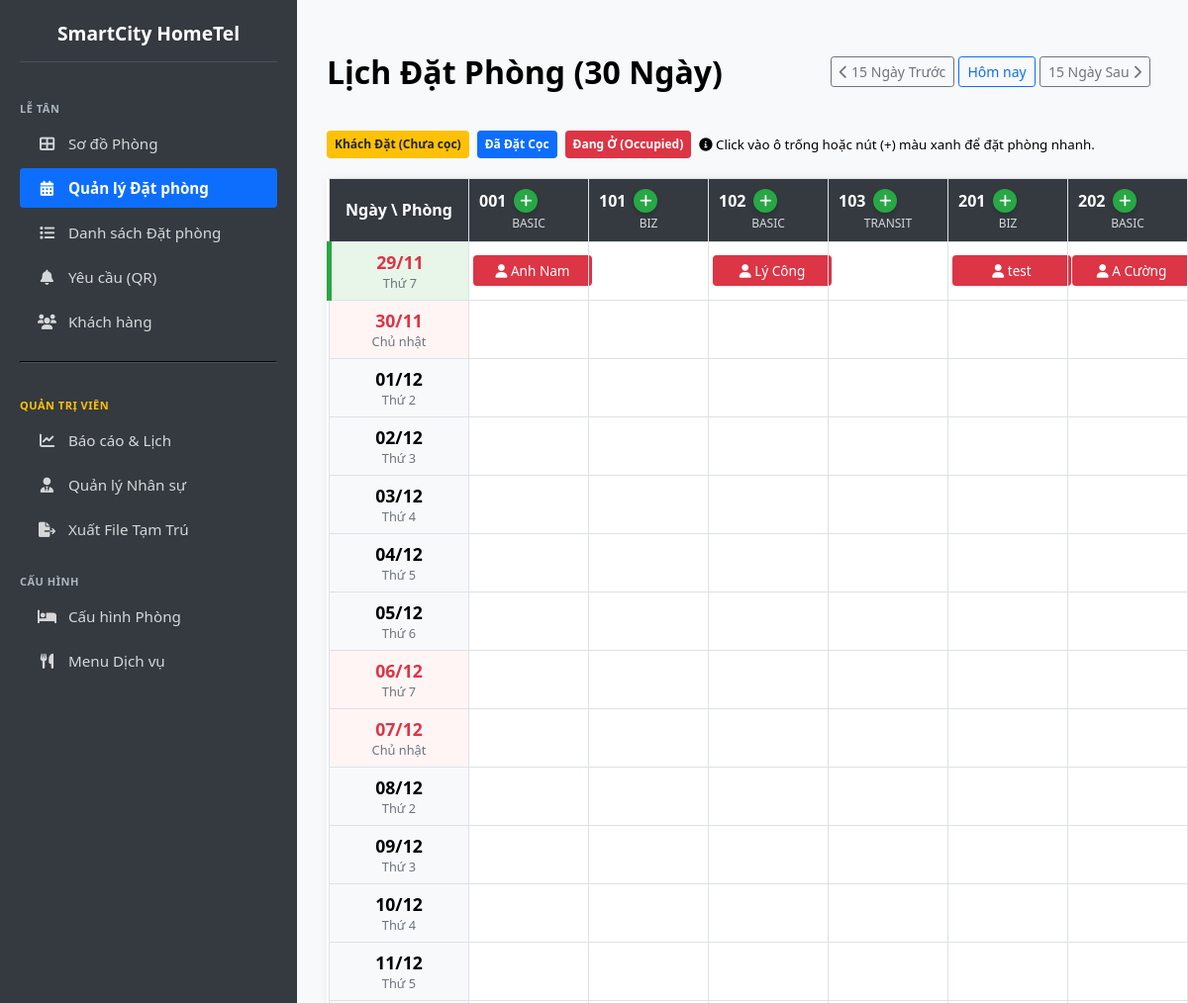
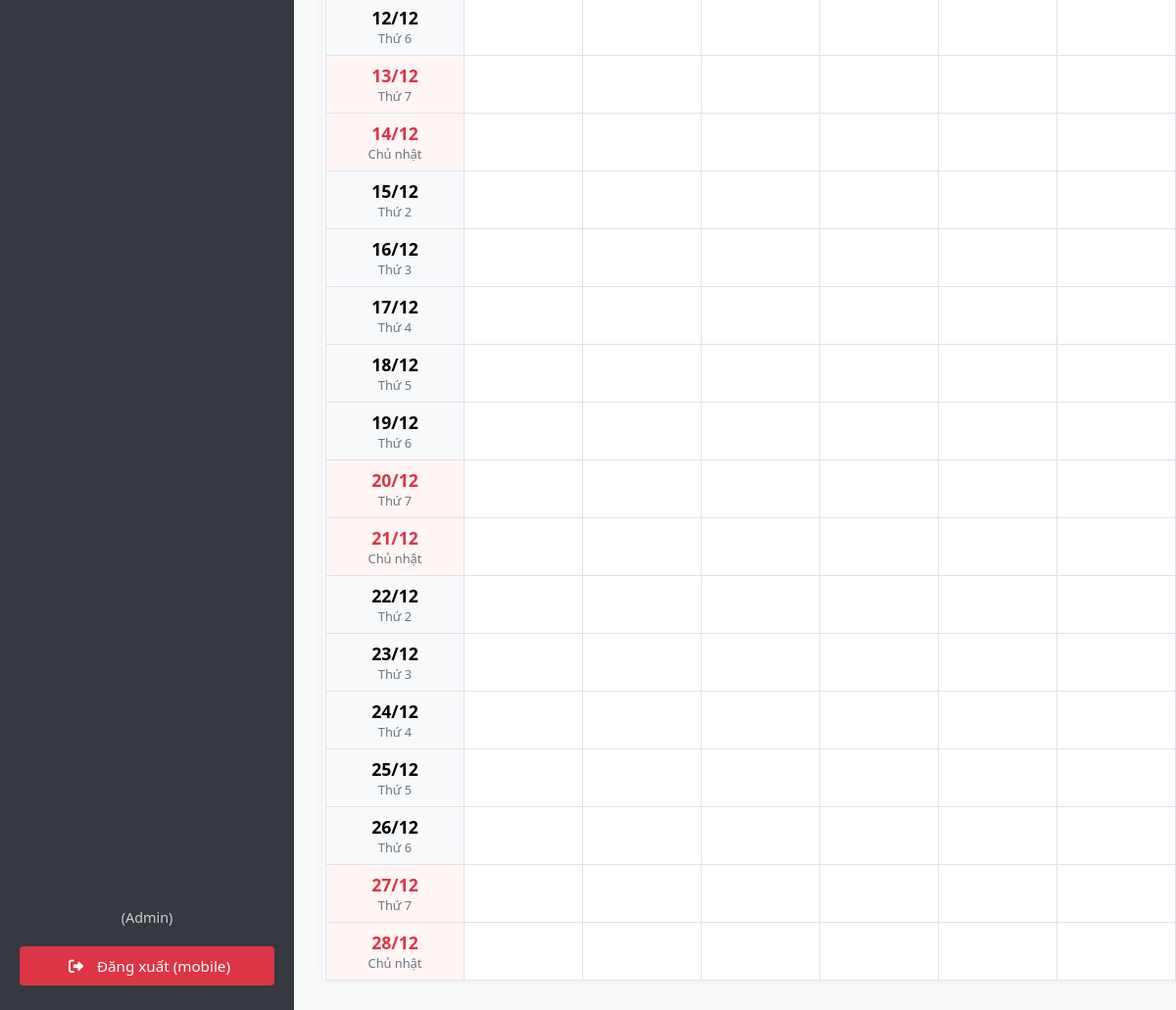
The app's page /booking-management/ (signed in) with its own data (2 pictures, top to bottom).
### pms/models.py (models this page shows, shortened)
class Room(models.Model):
    hotel = models.ForeignKey(Hotel, on_delete=models.CASCADE, verbose_name="Khách sạn")
    room_number = models.CharField(max_length=10, unique=True, verbose_name="Số Phòng")
    room_type = models.CharField(max_length=50, verbose_name="Loại Phòng")
    price_per_night = models.DecimalField(max_digits=10, decimal_places=0, default=500000, verbose_name="Giá/Đêm")
    STATUS_CHOICES = [('Vacant', 'Phòng Trống'), ('Dirty', 'Chờ Dọn Dẹp'), ('Occupied', 'Đang Có Khách'), ('Booked', 'Khách Đặt Trước')]
    status = models.CharField(max_length=20, choices=STATUS_CHOICES, default='Vacant', verbose_name="Trạng thái")
    class Meta: verbose_name = "2. Phòng"; verbose_name_plural = "2. Quản lý Phòng"; ordering = ['room_number']

class Reservation(models.Model):
    room = models.ForeignKey('Room', on_delete=models.CASCADE, verbose_name="Phòng")
    guest = models.ForeignKey(Guest, on_delete=models.CASCADE, related_name='main_bookings', verbose_name="Người đặt chính")
    occupants = models.ManyToManyField(Guest, related_name='stays', blank=True, verbose_name="Danh sách khách ở")
    check_in_date = models.DateTimeField(verbose_name="Thời gian Check-in")
    check_out_date = models.DateTimeField(null=True, blank=True, verbose_name="Thời gian Check-out dự kiến")
    deposit = models.DecimalField(max_digits=10, decimal_places=0, default=0, verbose_name="Tiền đặt cọc")
    STATUS_CHOICES = [('Confirmed', 'Đã xác nhận'), ('Occupied', 'Đang cư trú'), ('Completed', 'Đã hoàn tất'), ('Cancelled', 'Đã hủy')]
    status = models.CharField(max_length=20, choices=STATUS_CHOICES, default='Confirmed', verbose_name="Trạng thái đặt phòng")
    note = models.TextField(blank=True, verbose_name="Ghi chú")
    created_at = models.DateTimeField(auto_now_add=True)
    class Meta: verbose_name = "4. Đặt phòng"; verbose_name_plural = "4. Quản lý Đặt phòng"; ordering = ['check_in_date']

class Guest(models.Model):
    full_name = models.CharField(max_length=255, verbose_name="Họ và Tên")
    dob = models.DateField(null=True, blank=True, verbose_name="Ngày sinh")
    ID_TYPE_CHOICES = [('CCCD', 'Căn cước Công dân'), ('CMND', 'Chứng minh Nhân dân'), ('PP', 'Hộ chiếu'), ('OTHER', 'Khác')]
    id_type = models.CharField(max_length=10, choices=ID_TYPE_CHOICES, default='CCCD', verbose_name="Loại giấy tờ")
    id_number = models.CharField(max_length=50, unique=True, verbose_name="Mã số giấy tờ")
    license_plate = models.CharField(max_length=20, null=True, blank=True, verbose_name="Biển số xe")
    address = models.CharField(max_length=500, verbose_name="Địa chỉ thường trú")
    phone = models.CharField(max_length=20, null=True, blank=True, verbose_name="Số điện thoại")
    photo_front = models.ImageField(upload_to='guest_ids/', null=True, blank=True, verbose_name="Ảnh mặt trước")
    photo_back = models.ImageField(upload_to='guest_ids/', null=True, blank=True, verbose_name="Ảnh mặt sau")
    created_at = models.DateTimeField(auto_now_add=True)
    class Meta: verbose_name = "3. Khách hàng"; verbose_name_plural = "3. Quản lý Khách hàng"

### pms/views.py (the view)
# urls.py: path('booking-management/', views.booking_management, name='booking-management'),
@login_required
def booking_management(request):
    today = timezone.localdate()
    start_date_str = request.GET.get('start_date')
    if start_date_str:
        try:
            start_date = datetime.strptime(start_date_str, '%Y-%m-%d').date()
        except ValueError:
            start_date = today
    else:
        start_date = today
    days_to_show = 30
    end_date = start_date + timedelta(days=days_to_show)
    date_list = [start_date + timedelta(days=i) for i in range(days_to_show)]
    rooms = Room.objects.all().order_by('room_number')
    range_start = timezone.make_aware(datetime.combine(start_date, datetime.min.time()))
    range_end = timezone.make_aware(datetime.combine(end_date, datetime.max.time()))
    reservations = Reservation.objects.filter(
        Q(status__in=['Confirmed', 'Occupied']),
        Q(check_in_date__lt=range_end),
        (Q(check_out_date__gt=range_start) | Q(check_out_date__isnull=True))
    ).select_related('guest', 'room')
    booking_map = {}
    for res in reservations:
        if res.check_out_date:
            temp_out_dt = res.check_out_date
        else:
            if res.status == 'Occupied':
                tomorrow_dt = timezone.now() + timedelta(days=1)
                if res.check_in_date < tomorrow_dt: temp_out_dt = tomorrow_dt
                else: temp_out_dt = res.check_in_date + timedelta(days=1)
            else:
                temp_out_dt = res.check_in_date + timedelta(days=1)
        res_in_date = timezone.localtime(res.check_in_date).date()
        res_out_date = timezone.localtime(temp_out_dt).date()
        stay_start = max(start_date, res_in_date)
        stay_end = min(end_date, res_out_date)
        if res_in_date == res_out_date:
            if start_date <= res_in_date < end_date:
                booking_map[(res.room.id, res_in_date)] = res
        else:
            curr = stay_start
            while curr < stay_end:
                booking_map[(res.room.id, curr)] = res
                curr += timedelta(days=1)
    calendar_data = []
    for d in date_list:
        row = {
            'date': d,
            'is_weekend': d.weekday() >= 5,
            'is_today': d == today,
            'room_cells': []
        }
        for r in rooms:
            booking = booking_map.get((r.id, d))
            cell = {
                'room': r,
                'date_str': d.strftime('%Y-%m-%d'),
                'booking': booking,
                'status_class': ''
            }
            if booking:
                if booking.status == 'Occupied':
                    cell['status_class'] = 'bg-danger text-white' # Đỏ: Đang ở
                elif booking.status == 'Confirmed':
                    if booking.deposit > 0:
                        cell['status_class'] = 'bg-primary text-white' # Xanh: Đã cọc
                    else:
                        cell['status_class'] = 'bg-warning text-dark'  # Vàng: Chưa cọc
            row['room_cells'].append(cell)
        calendar_data.append(row)
    context = {
        'page_title': 'Lịch Đặt Phòng (30 Ngày)',
        'rooms': rooms,
        'calendar_data': calendar_data,
        'current_start_date': start_date,
        'prev_date': (start_date - timedelta(days=15)).strftime('%Y-%m-%d'),
        'next_date': (start_date + timedelta(days=15)).strftime('%Y-%m-%d'),
        'today_str': today.strftime('%Y-%m-%d'),
    }
    return render(request, 'pms/booking_management.html', context)

### pms/templates/pms/booking_management.html (shortened to what this page needs)
{% extends 'pms/base.html' %}
{% load humanize %}
{% block content %}
<div class="d-flex justify-content-between flex-wrap flex-md-nowrap align-items-center pt-3 pb-2 mb-3 border-bottom">
    <h1 class="h2">{{ page_title }}</h1>
    <div class="btn-toolbar mb-2 mb-md-0">
        <div class="btn-group me-2">
            <a href="?start_date={{ prev_date }}" class="btn btn-sm btn-outline-secondary"><i class="fas fa-chevron-left"></i> 15 Ngày Trước</a>
            <a href="?start_date={{ today_str }}" class="btn btn-sm btn-outline-primary">Hôm nay</a>
            <a href="?start_date={{ next_date }}" class="btn btn-sm btn-outline-secondary">15 Ngày Sau <i class="fas fa-chevron-right"></i></a>
        </div>
    </div>
</div>
<div class="mb-3 d-flex align-items-center">
    <span class="badge bg-warning text-dark me-2 p-2">Khách Đặt (Chưa cọc)</span>
    <span class="badge bg-primary me-2 p-2">Đã Đặt Cọc</span>
    <span class="badge bg-danger me-2 p-2">Đang Ở (Occupied)</span>
    <small class="text-muted ms-2 fst-italic"><i class="fas fa-info-circle"></i> Click vào ô trống hoặc nút (+) màu xanh để đặt phòng nhanh.</small>
</div>
<div class="calendar-container">
    <table class="calendar-table">
        <thead>
            <tr>
                <th style="min-width: 120px;">Ngày \ Phòng</th>
                {% for room in rooms %}
                    <th>
                        <div class="d-flex align-items-center justify-content-center">
                            <span>{{ room.room_number }}</span>
                            <a href="{% url 'create-booking' room.id %}" class="btn-quick-add" title="Tạo Booking mới cho phòng {{ room.room_number }}"><i class="fas fa-plus"></i></a>
                        </div>
                        <div style="font-weight: normal; font-size: 0.75em; opacity: 0.8; margin-top: 2px;">{{ room.room_type }}</div>
                    </th>
                {% endfor %}
            </tr>
        </thead>
        <tbody>
            {% for row in calendar_data %}
            <tr class="{% if row.is_today %}today-row{% endif %} {% if row.is_weekend %}weekend-row{% endif %}">
                <td class="col-date">
                    <div style="font-size: 1.1em;">{{ row.date|date:"d/m" }}</div>
                    <div style="font-size: 0.8em; font-weight: normal; color: #6c757d;">{{ row.date|date:"l" }}</div>
                </td>
                {% for cell in row.room_cells %}
                <td style="padding: 4px;">
                    {% if cell.booking %}
                        {% if cell.booking.status == 'Occupied' %}
                             <a href="{% url 'billing-details' cell.booking.id %}" class="cell-booking {{ cell.status_class }}" title="Đang ở: {{ cell.booking.guest.full_name }} (Đến {{ cell.booking.check_out_date|date:'d/m' }})"><i class="fas fa-user"></i> {{ cell.booking.guest.full_name }}</a>
                        {% endif %}
                    {% else %}
                        <div class="cell-empty">
                        </div>
                    {% endif %}
                </td>
                {% endfor %}
            </tr>
            {% endfor %}
        </tbody>
    </table>
</div>
{% endblock %}

### pms/templates/pms/base.html (shortened to what this page needs)
<!DOCTYPE html>
<html lang="vi">
  <head>
    <link rel="stylesheet" href="https://cdnjs.cloudflare.com/ajax/libs/font-awesome/6.0.0/css/all.min.css">
    <link rel="stylesheet" href="https://cdn.jsdelivr.net/npm/flatpickr/dist/flatpickr.min.css">
  </head>
  <body>
    <div class="sidebar">
        <h3 style="text-align: center;">SmartCity HomeTel</h3>
        <div class="menu-label">Lễ tân</div>
        <a href="{% url 'dashboard' %}" class="{% if request.resolver_match.url_name == 'dashboard' %}active{% endif %}">
            <i class="fas fa-th-large"></i> Sơ đồ Phòng
        </a>
        <a href="{% url 'booking-management' %}" class="{% if request.resolver_match.url_name == 'booking-management' %}active{% endif %}">
            <i class="fas fa-calendar-alt"></i> Quản lý Đặt phòng
        </a>
        <a href="{% url 'reservation-calendar' %}" class="{% if request.resolver_match.url_name == 'reservation-calendar' %}active{% endif %}">
            <i class="fas fa-list"></i> Danh sách Đặt phòng
        </a>
        <a href="{% url 'manage-requests' %}" class="{% if request.resolver_match.url_name == 'manage-requests' %}active{% endif %}">
            <i class="fas fa-bell"></i> Yêu cầu (QR)
        </a>
        <a href="{% url 'manage-guests' %}" class="{% if request.resolver_match.url_name == 'manage-guests' %}active{% endif %}">
            <i class="fas fa-users"></i> Khách hàng
        </a>
        {% if user.is_superuser %}
            <hr style="border-color: #495057; margin: 15px 0;">
            <div class="menu-label" style="color: #ffc107;">Quản trị viên</div>
            <a href="{% url 'management-dashboard' %}" class="{% if request.resolver_match.url_name == 'management-dashboard' %}active{% endif %}">
                <i class="fas fa-chart-line"></i> Báo cáo & Lịch
            </a>
            <a href="{% url 'manage-staff' %}" class="{% if request.resolver_match.url_name == 'manage-staff' %}active{% endif %}">
                <i class="fas fa-user-tie"></i> Quản lý Nhân sự
            </a>
            <a href="{% url 'export-registry' %}" class="{% if request.resolver_match.url_name == 'export-registry' %}active{% endif %}">
                <i class="fas fa-file-export"></i> Xuất File Tạm Trú
            </a>
            <div class="menu-label">Cấu hình</div>
            <a href="{% url 'manage-rooms' %}" class="{% if request.resolver_match.url_name == 'manage-rooms' %}active{% endif %}">
                <i class="fas fa-bed"></i> Cấu hình Phòng
            </a>
            <a href="{% url 'manage-service-inventory' %}" class="{% if request.resolver_match.url_name == 'manage-service-inventory' %}active{% endif %}">
                <i class="fas fa-utensils"></i> Menu Dịch vụ
            </a>
        {% endif %}
        <div style="margin-top: auto;">
            <div style="text-align: center; font-size: 0.9em; color: #ccc; margin-bottom: 5px;">
                {% if user.is_superuser %} (Admin) {% else %} (Nhân viên) {% endif %}
            </div>
            <a href="{% url 'logout' %}" class="logout-link">
                <i class="fas fa-sign-out-alt"></i> Đăng xuất ({{ user.username }})
            </a>
        </div>
    </div>
    <div class="content">
        {% block content %}{% endblock %}
    </div>
    </body>
</html>

### records on screen
Room: room_number "001", room_type "BASIC", booking.guest.full_name "Anh Nam"
Room: room_number "101", room_type "BIZ"
Room: room_number "102", room_type "BASIC", booking.guest.full_name "Lý Công"
Room: room_number "103", room_type "TRANSIT"
Room: room_number "201", room_type "BIZ", booking.guest.full_name "test"
Room: room_number "202", room_type "BASIC", booking.guest.full_name "A Cường"

### other values on screen
{{ user.username }} "mobile"
{{ page_title }} "Lịch Đặt Phòng (30 Ngày)"
{{ row.date|date:"d/m" }} "29/11" "30/11" "01/12" "02/12" "03/12" "04/12" "05/12" "06/12" "07/12" "08/12" "09/12" "10/12" "11/12" "12/12" "13/12" "14/12" "15/12" "16/12" "17/12" "18/12" "19/12" "20/12" "21/12" "22/12" "23/12" "24/12" "25/12" "26/12" "27/12" "28/12"
{{ row.date|date:"l" }} "Thứ 7" "Chủ nhật" "Thứ 2" "Thứ 3" "Thứ 4" "Thứ 5" "Thứ 6" "Thứ 7" "Chủ nhật" "Thứ 2" "Thứ 3" "Thứ 4" "Thứ 5" "Thứ 6" "Thứ 7" "Chủ nhật" "Thứ 2" "Thứ 3" "Thứ 4" "Thứ 5" "Thứ 6" "Thứ 7" "Chủ nhật" "Thứ 2" "Thứ 3" "Thứ 4" "Thứ 5" "Thứ 6" "Thứ 7" "Chủ nhật"
